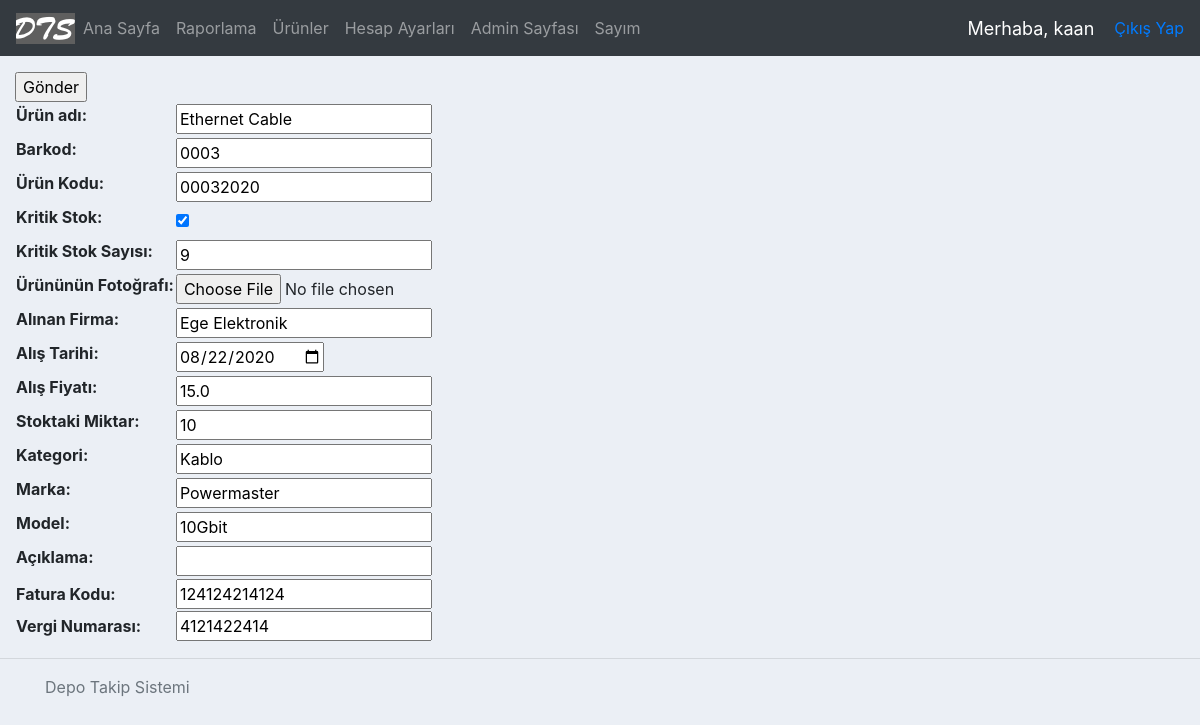
/updateProduct/44 (signed in), run on the app's committed database.
### accounts/models.py (models this page shows, shortened)
class Product(models.Model):
    name = models.CharField(max_length=200)
    barcode = models.CharField(max_length=48)
    code = models.CharField(max_length=255)
    criticalStock = models.BooleanField(default=False) #kritik stok
    criticalStockAmt = models.IntegerField(null=True, blank=True)
    photo = models.ImageField(blank=True, null=True)
    vendor = models.CharField(max_length=200) #alınan firma
    dateBought = models.DateField(null=True) #satın alınan tarih
    regDate = models.DateTimeField( auto_now_add=True, null=True ) #ürünün kayıt edildiği tarih
    price = models.FloatField() #ürünün fiyatı
    amount = models.IntegerField() #ürünün adeti
    category = models.CharField(max_length=200) #ürünün kategorisi
    brand = models.CharField(max_length = 200) #ürünün markası
    model = models.CharField(max_length = 200, blank=True, null=True)
    description = models.CharField(max_length = 400, blank=True, null=True) #açıklama
    editor = models.CharField(max_length = 200) #ürünü kaydeden/silen kullanıcı
    invoice = models.OneToOneField('Invoice', on_delete=models.CASCADE, related_name="fatura", null=True, blank=True )
    history = HistoricalRecords(
        history_change_reason_field=models.TextField(null=True, max_length=255)
    )
    lastStocktakeTime = models.DateTimeField(blank=True, null=True) #son sayım yapılan tarih

class Invoice(models.Model): #fatura
    invoiceCode = models.CharField( max_length = 200 )
    vendor = models.CharField( max_length=200, blank=True, null=True ) #faturayı kesen firma
    date = models.DateField( blank=True, null=True) #fatura kesim tarihi
    sum = models.FloatField( blank=True, null=True ) #tutar
    taxNo = models.CharField( max_length=200, blank=True, null=True ) #vergi numarası
    history = HistoricalRecords()

### accounts/decorators.py (the view)
        def wrapper_func(request, *args, **kwargs):
            group = None
            if request.user.groups.exists():
                group = request.user.groups.all()[0].name
            if group in allowed_roles:
                return view_func(request, *args, **kwargs)
            else:
                return HttpResponse('Bu işlemi yapmaya yetkiniz yok.')

### accounts/forms.py
class ProductForm(ModelForm):
    class Meta:
        model = Product
        fields = '__all__' #create form with all of the fields in Product
        widgets = {
            'name' : forms.TextInput(attrs={'placeholder': 'Ürün adını gir', }),
            'dateBought': DateInput(attrs={'type': 'date', }),
            'editor': forms.HiddenInput(),
            'lastStocktakeTime': forms.HiddenInput(),
        }
        labels = {
            'name' : 'Ürün adı',
            'barcode' : 'Barkod',
            'code' : 'Ürün Kodu',
            'criticalStock' : 'Kritik Stok',
            'criticalStockAmt' : 'Kritik Stok Sayısı',
            'photo' : 'Ürününün Fotoğrafı',
            'vendor' : 'Alınan Firma',
            'dateBought' : 'Alış Tarihi',
            'price' : 'Alış Fiyatı',
            'amount' : 'Stoktaki Miktar',
            'category' : 'Kategori',
            'brand' : 'Marka',
            'model' : 'Model',
            'description' : 'Açıklama',
            'editor' : 'Kaydeden Kullanıcı',
        }
        exclude = ( 'invoice', )

class InvoiceForm(ModelForm):
    class Meta:
        model = Invoice
        fields = ['invoiceCode', 'date', 'sum', 'taxNo']
        labels = {
            'invoiceCode' : 'Fatura Kodu',
            'date' : 'Fatura Kesim Tarihi',
            'sum' : 'Toplam Tutar',
            'taxNo' : 'Vergi Numarası',
        }

### accounts/views.py (called while the page is built, shortened)
@login_required(login_url='login')
@allowed_users(allowed_roles=['admin'])
def updateProduct(request, pk):
    product = Product.objects.get(id=pk)
    productForm = ProductForm(initial={'editor' : request.user.username}, instance = product)
    invoiceForm = InvoiceForm(instance = product.invoice)
    context = { 'productForm': productForm, 'invoiceForm': invoiceForm }
    return render(request, 'accounts/product-form.html', context)

### accounts/templates/accounts/product-form.html (shortened to what this page needs)
{% extends 'accounts/main.html' %}
{% load static %}
{% block content %}
<link rel="stylesheet" href="//code.jquery.com/ui/1.12.1/themes/base/jquery-ui.css">
<table>
    <form action="" method="POST" enctype="multipart/form-data" onsubmit="return required()">
        <div class="form-group">
            {{ productForm }}
            <tbody>
                <tr>
                    <th>
                        {{ invoiceForm.invoiceCode.label }}:
                    </th>
                    <td>
                        {{ invoiceForm.invoiceCode }}
                    </td>
                </tr>
                <tr>
                    <th>
                        {{ invoiceForm.taxNo.label }}:
                    </th>
                    <td>
                        {{ invoiceForm.taxNo }}
                    </td>
                </tr>
            </tbody>
        </div>
    <input type="submit" name="Submit" value="Gönder">
    </form>
</table>
{% endblock %}

### accounts/templates/accounts/navbar.html (shortened to what this page needs)
{% load static %}
<nav class="navbar navbar-expand-lg navbar-dark bg-dark">
    <a href="/">
        <img class="logo" src="{% static 'images/dts.png' %}">
    </a>
    <div class="collapse navbar-collapse" id="navbarNav">
        <ul class="navbar-nav">
          <li class="nav-item ">
              <a class="nav-link" href="{% url 'home' %}">Ana Sayfa</a>
          </li>
          <li class="nav-item ">
              <a class="nav-link" href="/reportPage">Raporlama</a>
          </li>
          <li class="nav-item ">
              <a class="nav-link" href="/products">Ürünler</a>
          </li>
          {% if request.user.is_staff %}
          <li class="nav-item">
              <a class="nav-link" href="{% url 'account' %}">Hesap Ayarları</a>
          </li>
          {% endif %}
          <li class="nav-item">
              <a class="nav-link" href="/admin">Admin Sayfası</a>
          </li>
          <li class="nav-item">
              <a class="nav-link" href="/stocktakePage">Sayım</a>
          </li>
        </ul>
    </div>
    <span class="hello-msg">Merhaba, {{request.user}}</span>
    <span><a href="{% url 'logout' %}">Çıkış Yap</a></span>
</nav>

### static/css/main.css (style rules this page uses)
body { background-color: #ebeff5; }

### accounts/templates/accounts/navbar.html (style rules this page uses)
.hello-msg { font-size: 18px; color: #fff; margin-right: 20px; }

### data on the page
Product: name "Ethernet Cable", barcode "0003", code "00032020", criticalStock "☑", criticalStockAmt "9", vendor "Ege Elektronik", dateBought "08/22/2020", price "15.0", amount "10", category "Kablo", brand "Powermaster", model "10Gbit"
Invoice: invoiceCode "124124214124", taxNo "4121422414"

### other printed values
{{ request.user }} "kaan"
{{ invoiceForm.invoiceCode.label }} "Fatura Kodu"
{{ invoiceForm.taxNo.label }} "Vergi Numarası"
